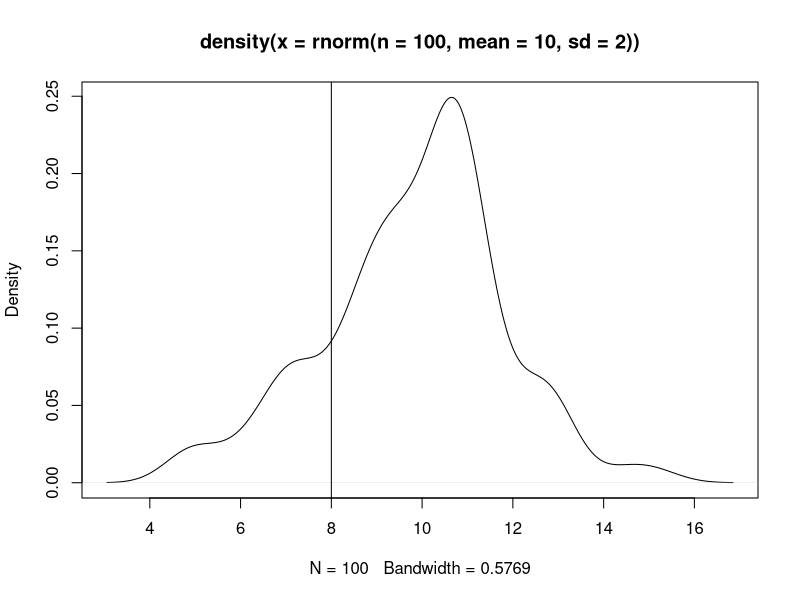

Here is the R script that generated this plot: (Note: this script raises an error after producing the figure.)
### Summary of Days Before
# Day 1: Object type, assignment, basic subsetting and extraction, 
# Day 2: Logic, loops, and functions
# Day 3: Plotting with base and ggplot2

### Day 4###########################################
# Some basic statistical analyses
# this is not a lecture on Stats, but a lecture on Stats in R!
# probability distributions
# Linear regression, model selection
# Anova 

#### General summary statistics ####
summary(CO2)
mean(CO2$uptake)
median(CO2[CO2$conc=="95",]$uptake)
sd(CO2[CO2$conc=="95",]$uptake)
var(CO2[CO2$conc=="95",]$uptake)
mode <- function(x) { # to calculate the most common value
  tab <- table(x) # count the frequency of each unique value
  index.of.max<-nnet:::which.is.max(tab) #find the index of the value with max freq
  as.numeric(names(tab)[nnet:::which.is.max(tab)]) # turn the value into an integer
}

# Alternative way to define mode using base functions - very similar logic

Mode <- function(x) {
  ux <- unique(x) # What are the unique values? 
  return(ux[which.max(tabulate(match(x, ux)))]) # Which one of the unique values has the most occurrences? First one encountered is spit out, so ties are not handled elegantly.
}

mode(CO2$uptake)

### Probability Distributions ####
set.seed (234) # is your best friend for reproducibility. Initializes a pseudorandom number generator.
rnorm(n=100,mean=10,sd=2) #generate 100 values from a normal distribution with mean 10 and sd 2
?runif()
#R has many distributions in base package
#https://stat.ethz.ch/R-manual/R-devel/library/stats/html/Distributions.html
plot(density(rnorm(n=100,mean=10,sd=2))) #what happens if we change n?
pnorm(8,mean=10,sd=2)
abline(v=8)

### Models and Regressions ####
# response variable and predictor variables, and find a pattern.
# look at data 
head(CO2)
ggplot(data=CO2,aes(x=CO2$conc,y=CO2$uptake))+
  geom_point()+
  geom_smooth(method="lm",se=TRUE,fullrange=TRUE,level=0.95)


#create linear regression models
# lm - linear model assumes that error around observed data are normally distributed around 0
# create a linear model that minimizes difference between observed and line

CO2.mod <- lm(data=CO2,uptake ~ conc) # regression formula
names(CO2.mod) #various output
plot(CO2.mod$residuals) # are these uniformly distributed, to support use of a linear model?
summary(CO2.mod) 

CO2.mod2 <- lm(data=CO2,uptake ~ conc+Type) # regression formula
summary(CO2.mod2)

ggplot(data=CO2,aes(x=CO2$conc,y=CO2$uptake,color=Type))+
  geom_point()+
  geom_smooth(method="lm",se=TRUE,fullrange=TRUE,level=0.95)

# compare models with AIC: Akaike's Information Criterion
# goodness of fit but penalty for number of parameters to discourage overfitting
AIC(CO2.mod,CO2.mod2) # which model is better/has lower AIC?

#predict new values of uptake for other concentrations
predictCO2<-data.frame(conc = rep(seq(1000,1490,10),2),Type=c(rep("Quebec",50),rep("Mississippi",50)))
newPredictions<-predict(CO2.mod2,predictCO2)

### Significance testing #####
# or do an ANOVA to look at differences in
# is variation in uptake due to variation in conc, type, or both?
CO2.aov2 <- aov(uptake ~ conc+Type, data = CO2)
summary(CO2.aov2)


### Exercises
# Day 4: Statistics
  # 1) do a linear regression on the dataset::trees with girth and height and volume, with whatever hypothesis you can come up with
  # 2) based on your regression, predict new values of your response variable given new values of your explanatory variables
  # 3) create a vector called "age" that has 20 random values drawn from a uniform distribution from 21 to 30.
# Day 1: Assignment, subsetting
  # 4) Look at the sleep dataset from datasets:sleep 
  # 5) How many extra hours, on average did everyone sleep?
  # 6) How many extra hours, on average, did people given Drug 1 sleep? 
  # 7) Use the cbind() function to add "age" from Exercise 3 to the datasets:sleep
  # 8) Create another column to sleep, called 'More' and fill it with NA's. 
  # 8) Create a list where the first item is the ID column, the second item is the drug column, the third item is the extra hours of sleep, and the fourth item is the age
# Day 2: Logic, Loops, Functions
  #9) Use the for loop to go through each row(i.e., person) of your sleep dataset. 
  #   If the person slept more hours (positive value for 'extra'), assign them a 1 in the 'More' column
  #   Else, assign them a 0 in the 'More' column   
# Day 3: Plotting
  #10 Use this skeleton to plot the distribution of sleep per group.
ggplot()+
  geom_density(data=,aes(,col=))
  #11 Color the distributions and give them some transparency
ggplot()+
  geom_density(data=,aes(,col=,fill=),alpha=)
  #12 Maually change the group colors to magenta and orange

